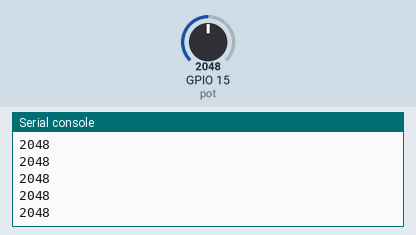
Recording of a program running on a simulated ESP32 board running MicroPython. On the bench: the last lines printed to the serial console. Inputs (shaded band) come from the test bench; at power-on: GPIO 15 (pot) = 2048 (analog values on the 0–4095 scale).

Above: at 1.2 s.
1.3 s: GPIO 15 (pot) set to 2866
At 1.31 s:
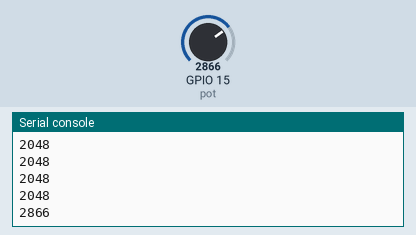
2.8 s: GPIO 15 (pot) set to 3603
At 2.81 s:
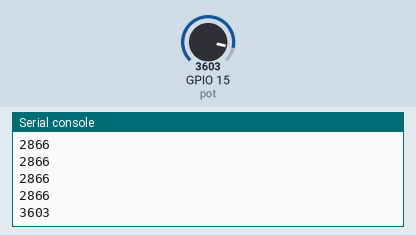
Timing chart, 0 to 5.8 s (numbered marks = the images above; inputs shaded):
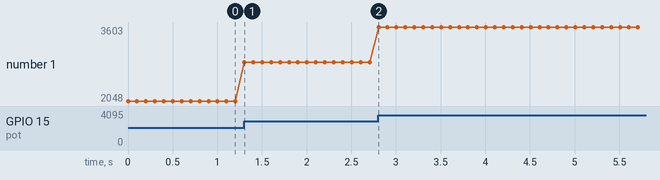

The program:

ana_adc.py
```python
# this program is to demonstrate analog read of mcu.
from machine import Pin,ADC
from utime import sleep_ms

pot=ADC(Pin(15))  # baurdrate 115200 which is predefined for micropython.
pot.atten(ADC.ATTN_11DB) # for 3.3v as full range.
# pot.atten(ADC.ATTN_2_5DB) # for 1.5v as full range.
# pot.atten(ADC.ATTN_6DB)  # for 2v as full range.
# pot.atten(ADC.ATTN_0DB)  # for 1.2v as full range.
pot.width(ADC.WIDTH_12BIT)
while True:
    x=pot.read()
    print(x)
    sleep_ms(100)
```

Measured:
- after the input at 1.3 s, the serial console: prints a new line at once (image 1)
- after the input at 2.8 s, the serial console: prints a new line at once (image 2)
- plotted number 1: 2048 → 2866 after the input at 1.3 s, 2866 → 3603 after the input at 2.8 s
